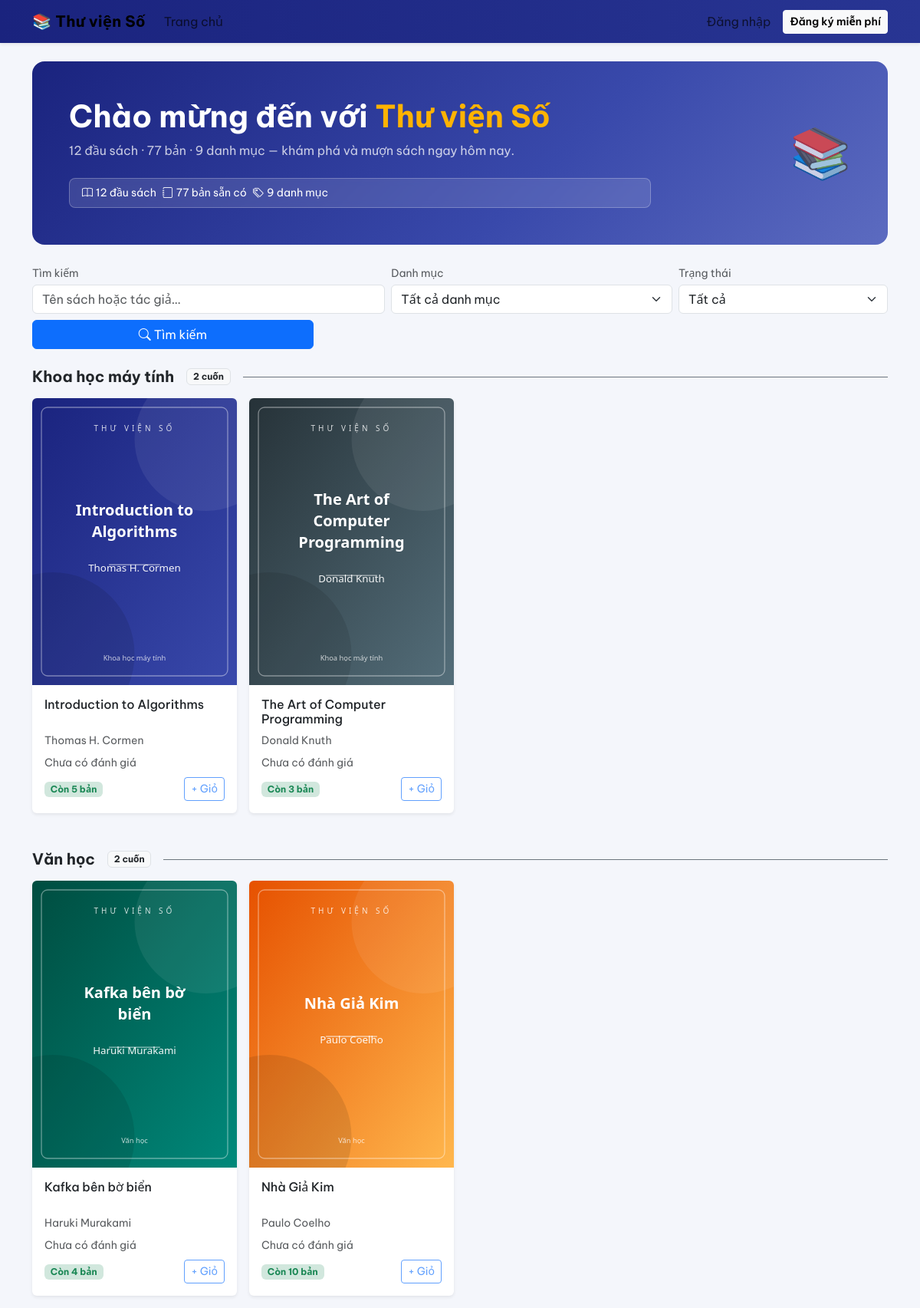
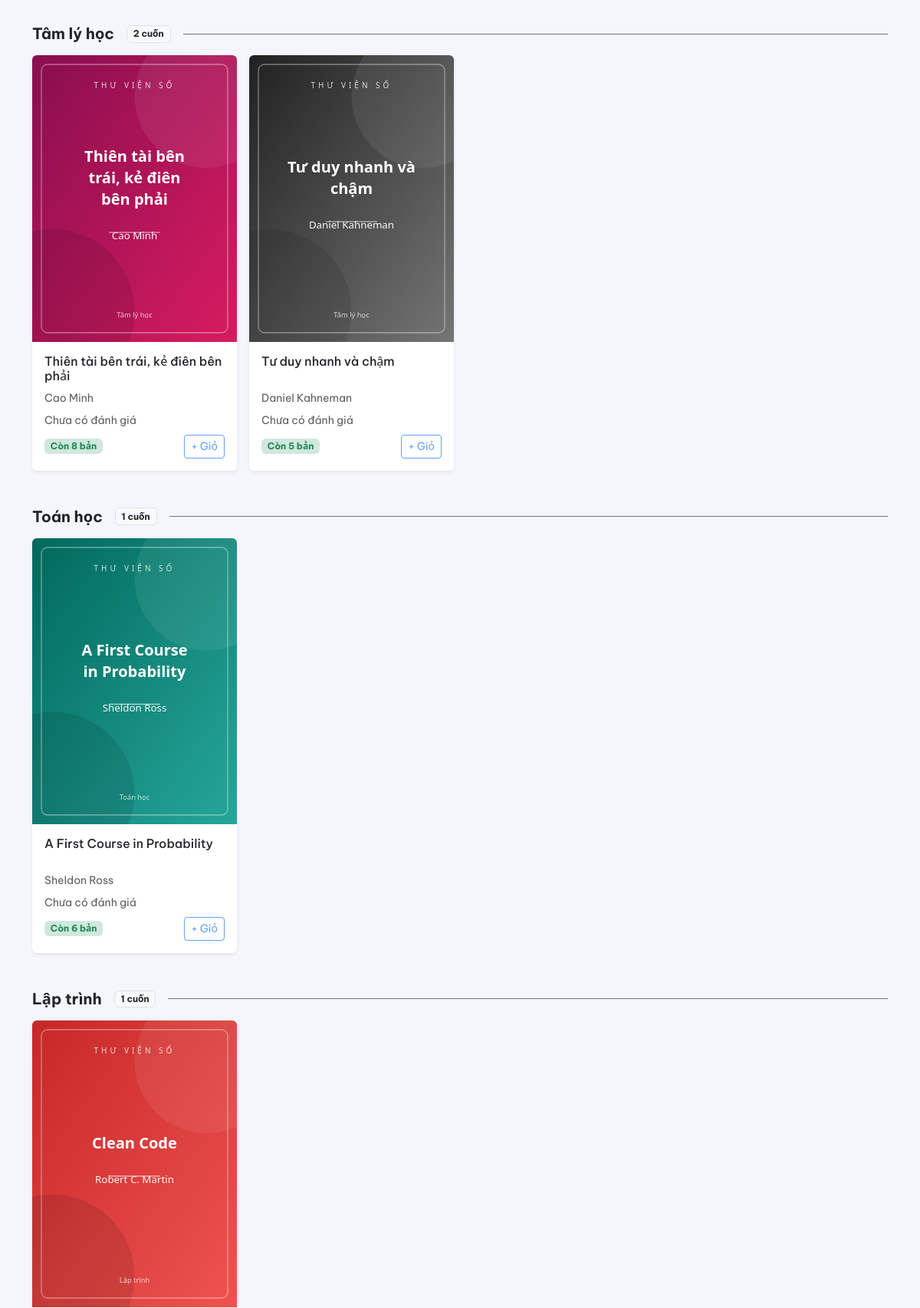
The page / (upper part) on the database its author committed (2 pictures, top to bottom).
### models.py (models this page shows, shortened)
class Category(db.Model):
    __tablename__ = 'categories'
    id = db.Column(db.Integer, primary_key=True)
    name = db.Column(db.String(100), unique=True, nullable=False)
    books = db.relationship('Book', back_populates='category')

class Book(db.Model):
    __tablename__ = 'books'
    id = db.Column(db.Integer, primary_key=True)
    title = db.Column(db.String(200), nullable=False, index=True)
    author = db.Column(db.String(150), nullable=False, index=True)
    description = db.Column(db.Text, nullable=False, default='')
    quantity = db.Column(db.Integer, nullable=False, default=0)
    cover_url = db.Column(db.String(300), nullable=True)
    category_id = db.Column(db.Integer, db.ForeignKey('categories.id'), nullable=True)
    created_at = db.Column(db.DateTime, default=now, nullable=False)
    category = db.relationship('Category', back_populates='books')
    borrow_requests = db.relationship('BorrowRequest', backref='book', lazy='dynamic')
    reviews = db.relationship('Review', backref='book', lazy='dynamic')
    @property
    def borrowed_count(self):
        return BorrowRequest.query.filter(
            BorrowRequest.book_id == self.id,
            BorrowRequest.status.in_(ACTIVE_BORROW_STATUSES),
        ).count()
    @property
    def available(self):
        return max(0, self.quantity - self.borrowed_count)
    @property
    def in_stock(self):
        return self.available > 0
    @property
    def average_rating(self):
        row = (
            db.session.query(func.avg(Review.rating), func.count(Review.id))
            .filter(Review.book_id == self.id)
            .one()
        )
        avg = round(float(row[0]), 1) if row[0] is not None else 0.0
        return avg, int(row[1] or 0)
    @property
    def cover(self):
        if self.cover_url:
            return self.cover_url
        if has_request_context():
            return url_for('static', filename='covers/default.svg')
        return '/static/covers/default.svg'

### user.py (the view)
@user_bp.route('/')
def home():
    q = request.args.get('q', '').strip()
    category_id = request.args.get('category', type=int)
    status = request.args.get('status', '')
    if status not in ('in', 'out'):
        status = ''
    query = Book.query
    if q:
        like = f'%{q}%'
        query = query.filter(or_(Book.title.ilike(like), Book.author.ilike(like)))
    if category_id:
        query = query.filter(Book.category_id == category_id)
    books = query.order_by(Book.title).all()
    if status == 'in':
        books = [b for b in books if b.in_stock]
    elif status == 'out':
        books = [b for b in books if not b.in_stock]
    categories = Category.query.order_by(Category.name).all()
    filtering = bool(q or category_id or status)
    grouped = None
    if not filtering:
        buckets = {}
        for book in books:
            key = book.category.name if book.category else 'Chưa phân loại'
            buckets.setdefault(key, []).append(book)
        grouped = sorted(buckets.items(), key=lambda kv: len(kv[1]), reverse=True)
    stats = {
        'total_books': Book.query.count(),
        'total_copies': db.session.query(db.func.sum(Book.quantity)).scalar() or 0,
        'total_categories': len(categories),
    }
    return render_template(
        'user/index.html',
        books=books,
        grouped=grouped,
        categories=categories,
        q=q,
        category_id=category_id,
        status=status,
        filtering=filtering,
        stats=stats,
    )

### templates/user/index.html (shortened to what this page needs)
{% extends 'base.html' %}
{% block content %}
{% if not filtering %}
<section class="hero rounded-4 p-4 p-md-5 mb-4 text-white">
  <div class="row align-items-center g-4">
    <div class="col-lg-9">
      <h1 class="fw-bold mb-2">Chào mừng đến với <span class="text-warning">Thư viện Số</span></h1>
      <p class="mb-4 opacity-75">
        {{ stats.total_books }} đầu sách · {{ stats.total_copies }} bản ·
        {{ stats.total_categories }} danh mục — khám phá và mượn sách ngay hôm nay.
      </p>
      <div class="d-flex flex-wrap gap-2 hero-stats rounded-3 px-3 py-2">
        <span class="small"><i class="bi bi-book me-1"></i>{{ stats.total_books }} đầu sách</span>
        <span class="small"><i class="bi bi-journal me-1"></i>{{ stats.total_copies }} bản sẵn có</span>
        <span class="small"><i class="bi bi-tags me-1"></i>{{ stats.total_categories }} danh mục</span>
      </div>
    </div>
    <div class="col-lg-3 text-lg-end">
      <div class="display-3 fw-bold opacity-75">📚</div>
    </div>
  </div>
</section>
{% endif %}
<form class="row g-2 mb-4 filter-bar" method="get" action="{{ url_for('user.home') }}">
  <div class="col-md-5">
    <label class="form-label small text-muted mb-1">Tìm kiếm</label>
    <input type="search" name="q" class="form-control"
           placeholder="Tên sách hoặc tác giả…" value="{{ q }}">
  </div>
  <div class="col-md-4">
    <label class="form-label small text-muted mb-1">Danh mục</label>
    <select name="category" class="form-select">
      <option value="">Tất cả danh mục</option>
    </select>
  </div>
  <div class="col-md-3">
    <label class="form-label small text-muted mb-1">Trạng thái</label>
    <select name="status" class="form-select">
      <option value="">Tất cả</option>
    </select>
  </div>
  <div class="col-12 col-md-4 text-md-end">
    <button class="btn btn-primary w-100 w-md-auto px-4">
      <i class="bi bi-search me-1"></i>Tìm kiếm
    </button>
  </div>
</form>
{% if filtering %}
  {% if books %}
  <div class="row row-cols-2 row-cols-sm-3 row-cols-md-4 g-3">
    {% for book in books %}
    {% include 'partials/book_card.html' %}
    {% endfor %}
  </div>
  {% else %}
  <div class="text-center py-5 empty-state">
    <div class="fs-1 mb-3">📭</div>
    <h5 class="fw-bold">Không tìm thấy sách phù hợp</h5>
    <p class="text-muted mb-3">Hãy thử từ khóa khác hoặc xóa bớt bộ lọc.</p>
    <a href="{{ url_for('user.home') }}" class="btn btn-primary btn-sm">Về trang chủ</a>
  </div>
  {% endif %}
{% elif grouped %}
  {% for cat_name, items in grouped %}
  <section class="mb-5">
    <div class="d-flex align-items-center mb-3">
      <h2 class="h5 fw-bold me-3 mb-0">{{ cat_name }}</h2>
      <span class="badge bg-light text-dark border">{{ items | length }} cuốn</span>
      <div class="flex-grow-1 border-top border-secondary bg-opacity-50 ms-3"></div>
    </div>
    <div class="row row-cols-2 row-cols-sm-3 row-cols-md-4 g-3">
      {% for book in items %}
      {% include 'partials/book_card.html' %}
      {% endfor %}
    </div>
  </section>
  {% endfor %}
{% else %}
  <div class="text-center py-5 empty-state">
    <div class="fs-1 mb-3">📚</div>
    <h5 class="fw-bold">Thư viện đang trống</h5>
    <p class="text-muted">Quản trị viên sẽ sớm bổ sung sách!</p>
  </div>
{% endif %}
{% endblock %}

### templates/base.html (shortened to what this page needs)
<!doctype html>
<html lang="vi">
<head>
  <link href="https://cdn.jsdelivr.net/npm/bootstrap@5.3.3/dist/css/bootstrap.min.css" rel="stylesheet">
  <link href="https://cdn.jsdelivr.net/npm/bootstrap-icons@1.11.3/font/bootstrap-icons.min.css" rel="stylesheet">
  <link href="{{ url_for('static', filename='css/style.css') }}" rel="stylesheet">
</head>
<body>
<nav class="navbar navbar-expand-lg sticky-top shadow-sm">
  <div class="container">
    <a class="navbar-brand fw-bold" href="{{ url_for('user.home') }}">📚 Thư viện Số</a>
    <div class="collapse navbar-collapse" id="mainNav">
      <ul class="navbar-nav me-auto">
        <li class="nav-item">
          <a class="nav-link" href="{{ url_for('user.home') }}">Trang chủ</a>
        </li>
      </ul>
      <ul class="navbar-nav align-items-lg-center">
        {% if current_user.is_authenticated %}
        <li class="nav-item">
          <span class="navbar-text me-3 text-white-50 small d-none d-lg-inline">
            Xin chào, <b>{{ current_user.username }}</b>
          </span>
        </li>
        <li class="nav-item">
          <a class="nav-link" href="{{ url_for('auth.logout') }}"><i class="bi bi-box-arrow-right me-1"></i>Đăng xuất</a>
        </li>
        {% else %}
        <li class="nav-item"><a class="nav-link" href="{{ url_for('auth.login') }}">Đăng nhập</a></li>
        <li class="nav-item ms-lg-2">
          <a class="btn btn-light btn-sm fw-semibold" href="{{ url_for('auth.register') }}">Đăng ký miễn phí</a>
        </li>
        {% endif %}
      </ul>
    </div>
  </div>
</nav>
<div class="container py-4 main-container">
  {% block content %}{% endblock %}
</div>
</body>
</html>

### templates/partials/book_card.html (shortened to what this page needs)
<div class="col">
  <div class="card book-card shadow-sm h-100">
    <a href="{{ url_for('user.book_detail', book_id=book.id) }}" class="book-cover-wrap">
      <img src="{{ book.cover }}" alt="{{ book.title }}" class="book-cover" loading="lazy">
    </a>
    <div class="card-body d-flex flex-column p-3">
      <h6 class="card-title book-title">
        <a href="{{ url_for('user.book_detail', book_id=book.id) }}">{{ book.title }}</a>
      </h6>
      <p class="small text-muted mb-2">{{ book.author }}</p>
      {% set avg_rating, rating_count = book.average_rating %}
      <div class="mb-2 small">
        {% if rating_count %}
        <span class="text-warning">★</span> <b>{{ avg_rating }}</b>
        <span class="text-muted">({{ rating_count }} đánh giá)</span>
        {% else %}
        <span class="text-muted">Chưa có đánh giá</span>
        {% endif %}
      </div>
      <div class="d-flex justify-content-between align-items-center mt-auto">
        <span class="badge {{ 'bg-success-subtle text-success' if book.in_stock else 'bg-danger-subtle text-danger' }}">
          {{ 'Còn ' ~ book.available ~ ' bản' if book.in_stock else 'Hết sách' }}
        </span>
        <form method="post" action="{{ url_for('user.add_to_cart', book_id=book.id) }}">
          <button type="submit" class="btn btn-sm btn-outline-primary"
                  {% if not book.in_stock or not current_user.is_authenticated %}disabled{% endif %}>
            + Giỏ
          </button>
        </form>
      </div>
    </div>
  </div>
</div>

### static/css/style.css (style rules this page uses)
:root { --primary: #1a237e; --primary-2: #283593; --accent: #ffb300; --bg: #f4f6fb; }
body { background: var(--bg); font-family: 'Be Vietnam Pro', system-ui, -apple-system, 'Segoe UI', Roboto, sans-serif; }
.main-container { min-height: calc(100vh - 220px); }
.navbar { background: linear-gradient(90deg, var(--primary), var(--primary-2)); }
.navbar-brand { letter-spacing: .3px; }
.hero { background: linear-gradient(135deg, var(--primary), #3949ab 60%, #5c6bc0); }
.hero .text-warning { color: var(--accent) !important; }
.hero-stats { background: rgba(255, 255, 255, .12); border: 1px solid rgba(255, 255, 255, .25); backdrop-filter: blur(4px); }
.book-card { border: 0; transition: transform .15s ease, box-shadow .15s ease; }
.book-cover-wrap { display: block; position: relative; }
.book-cover { width: 100%; aspect-ratio: 400 / 560; object-fit: cover; border-top-left-radius: .375rem; border-top-right-radius: .375rem; }
.book-title { min-height: 2.4em; }
.book-title a { color: #212529; text-decoration: none; }

### rows shown on the page
Category: name "Khoa học máy tính", items "2"
Book: cover (picture), title "Introduction to Algorithms", author "Thomas H. Cormen", shows "Chưa có đánh giá", quantity "Còn 5 bản"
Book: cover (picture), title "The Art of Computer Programming", author "Donald Knuth", shows "Chưa có đánh giá", quantity+id "Còn 3 bản"
Category: name "Văn học", items "2"
Book: cover (picture), title "Kafka bên bờ biển", author "Haruki Murakami", shows "Chưa có đánh giá", quantity "Còn 4 bản"
Book: cover (picture), title "Nhà Giả Kim", author "Paulo Coelho", shows "Chưa có đánh giá", quantity "Còn 10 bản"
Category: name "Tâm lý học", items "2"
Book: cover (picture), title "Thiên tài bên trái, kẻ điên bên phải", author "Cao Minh", shows "Chưa có đánh giá", quantity "Còn 8 bản"
Book: cover (picture), title "Tư duy nhanh và chậm", author "Daniel Kahneman", shows "Chưa có đánh giá", quantity "Còn 5 bản"
Category: name "Toán học", items "1"
Book: cover (picture), title "A First Course in Probability", author "Sheldon Ross", shows "Chưa có đánh giá", quantity "Còn 6 bản"
Category: name "Lập trình", items "1"
Book: cover (picture)

### other values the page prints
{{ stats.total_books }} "12"
{{ stats.total_copies }} "77"
{{ stats.total_categories }} "9"
